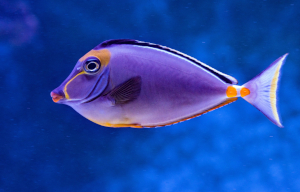
#> input picture pdi/Pratica03/blue_tang.jpg, 300 x 192 px
$ jupyter execute Pratica03.ipynb
#> lines starting #> are read from the running program, lines starting #| are printed output that depends on the picture
# Processamento Digital de Imagens - Aula Prática 3

## 1. Preparação

### a) Edite a célula abaixo, preencha com seus dados pessoais e a execute novamente

<b>Aluno(a):</b>

- Matrícula: 98877
- Nome: gabriel macedo nunes pontes

### b) Observações e instruções gerais:

- Entregue <b>apenas</b> o notebook resultante do seu trabalho. Não há necessidade de se entregar qualquer outro arquivo.
- O trabalho deve ser desenvolvido <b>indivualmente</b>

### c) Execute a célula abaixo, que conterá as importações de módulos Python.

#### Você é livre para editar e adicionar outras importações a esta célula.

[cell 1]
# Manipulação de imagens
from PIL import Image
from PIL import ImageOps

import numpy as np # Manipulação de arrays
import os # Acesso ao sistema de arquivos do SO

### d) Função auxiliar pronta. Execute a célula a seguir.

<p>Função <code>abre_imagem</code>:</p>
<ul>
    <li>A partir de um nome de arquivo, retorna dois objetos <code>PIL Image</code>, na versão RGB e em tons de cinza</li>
    <li>Em caso de erro ao encontrar arquivo, exibe mensagem de alerta em tela e retorna nulo (<code>None</code>)</li>
    <li><u>Parâmetro de entrada:</u> <code>arquivo</code>, <i>string</i> contendo o nome do arquivo de imagem</li>
    <li><u>Retorno:</u> objeto <code>PIL Image</code> na versão RGB da imagem</li>
</ul>

[cell 2]
def abre_imagem(arquivo):
#> called with arquivo = 'blue_tang.jpg'
    if os.path.isfile(arquivo):
        img = Image.open(arquivo)
#> img is the input picture: PIL image 300x192 RGB; mean R, G, B 31.8, 70.9, 165.1
        if img.mode == 'L':
            img = img.convert('RGB')

        return img
    else:
        print('\n\n\nErro!!! Arquivo inexistente.\n\n\n')
        return None

## 2. Exercício: <i>Dithering</i>

<p><i>Dithering</i> (não há uma boa tradução para o termo) é uma técnica que consiste em gerar imagens binárias que, por meio de densidade de pixels pretos, gera um efeito que "engana" nosso sistema visual, trazendo-nos uma ilusão de uma imagem em tons de cinza, embora a mesma seja binária, isto é, só contenha pixels pretos e brancos.</p>

<p>Por densidade de pixels pretos, entenda-se a concentração de pixels pretos em uma mesma região da imagem.</p>

<p>Nesta aula prática, vamos implementar dois algoritmos diferentes de <i>dithering</i> o de Atkinson e o de Bayer.</p>

### 2.1 Algoritmo de Atkison

<p>É o mesmo algoritmo que está no slide $78$ do material sobre filtragem espacial:</p>

<p><font color="red">Implemente o corpo da função</font> <code>atkinson</code>, na célula a seguir para que os códigos das células de teste funcionem corretamente.</p>

<p>Resultado esperado para a imagem <code>blue_tang.jpg</code>:</p>

<p>Resultado esperado para a imagem <code>capivara.jpg</code>:</p>

<p>Resultado esperado para a imagem <code>praia.png</code>:</p>

<p><b>Obs.:</b> note que a imagem de entrada do algoritmo precisa estar em tons de cinza.</p>

[cell 3]
def atkinson(img):
    img=ImageOps.grayscale(img)
#> img: PIL image 300x192 L
    saida=np.asarray(img,dtype=int)
    for i in range(saida.shape[0]):
        for j in range(saida.shape[1]):
            salva=saida[i][j]
            if saida[i][j]>=255//2:
                saida[i][j]=255
            else:
                saida[i][j]=0
            er=salva-saida[i][j]
            if j+1<saida.shape[1]:
                saida[i][j+1]+=er/8
                if i+1<saida.shape[0]:
                    saida[i+1][j+1]+=er/8
            if i+1<saida.shape[0]:
                saida[i+1][j]+=er/8
                if j-1>=0:
                    saida[i+1][j-1]+=er/8
            if i+2<saida.shape[0]:
                saida[i+2][j]+=er/8
            if j+2<saida.shape[1]:
                saida[i][j+2]+=er/8
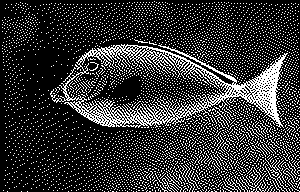
#> saida: shape (192, 300) int64; 20.6% white in thin lines or dots
    imgAtkinson=Image.fromarray(np.uint8(saida))
#> imgAtkinson: PIL image 300x192 L; 20.6% white in thin lines or dots
    return imgAtkinson

#### Células de teste:

[cell 4]
img = abre_imagem('blue_tang.jpg')
imgAtk = atkinson(img)
img.show()
imgAtk.show()

[cell 5]
img = abre_imagem('capivara.jpg')
#> call 2 of abre_imagem, with arquivo = 'capivara.jpg'
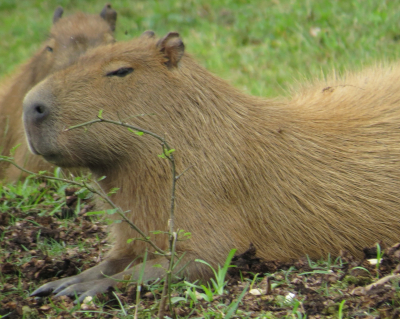
#> input picture pdi/Pratica03/capivara.jpg, 400 x 319 px
#> in abre_imagem, img is the input picture: PIL image 400x319 RGB; mean R, G, B 126.8, 120.9, 81.2
imgAtk = atkinson(img)
#> in atkinson (call 2), `img=ImageOps.grayscale(img)`:
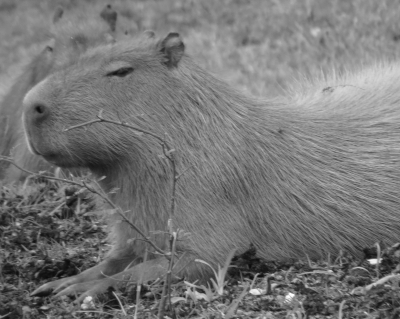
#> img: PIL image 400x319 L; min 11, max 254, mean 118.1
#> after the loop in atkinson (call 2), `for i in range(saida.shape[0]):`: saida: shape (319, 400) int64; 44.4% white in thin lines or dots
#> in atkinson (call 2), `imgAtkinson=Image.fromarray(np.uint8(saida))`: imgAtkinson: PIL image 400x319 L; 44.4% white in thin lines or dots
img.show()
imgAtk.show()

[cell 6]
img = abre_imagem('praia.png')
#> call 3 of abre_imagem, with arquivo = 'praia.png'
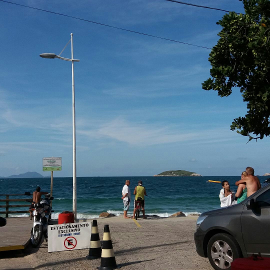
#> input picture pdi/Pratica03/praia.png, 270 x 270 px
#> in abre_imagem, img is the input picture: PIL image 270x270 RGB; mean R, G, B 79.3, 105.6, 126
imgAtk = atkinson(img)
#> in atkinson (call 3), `img=ImageOps.grayscale(img)`:
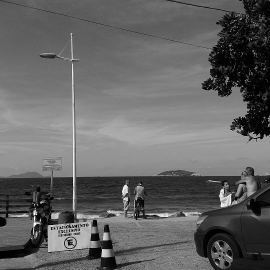
#> img: PIL image 270x270 L; min 0, max 255, mean 100
#> after the loop in atkinson (call 3), `for i in range(saida.shape[0]):`: saida: shape (270, 270) int64; 36.2% white in thin lines or dots
#> in atkinson (call 3), `imgAtkinson=Image.fromarray(np.uint8(saida))`: imgAtkinson: PIL image 270x270 L; 36.2% white in thin lines or dots
img.show()
imgAtk.show()

### 2.2 Algoritmo de Bayer

<p>A ideia por trás deste algoritmo é aplicar um padrão de limiar sobre a imagem e binarizar a mesma de acordo com aquele padrão. Para isto, utiliza-se uma matriz de padrão, e subdivide-se a imagem em blocos do tamanho daquela matriz, de forma similar ao que fizemos com o efeito "pixelização". Se o valor do pixel for superior ao valor da posição correspondente na matriz de padrão, o pixel assume a cor branca. Caso contrário, assume a cor preta.</p>

<p>Temos duas versões clássicas de implementação do algoritmo. Com o padrão $2\times2$:</p>

<p>Dado pela matriz:</p>

\begin{equation}
    M = \begin{pmatrix}
    0 & 60 \\
    45 & 110 \\
    \end{pmatrix}\nonumber
\end{equation}

<p>E com o padrão $5\times5$:</p>

<p>Dado pela matriz:</p>

\begin{equation}
    M = \begin{pmatrix}
    167 & 200 & 230 & 216 & 181 \\
    94 & 72 & 193 & 242 & 232 \\
    36 & 52 & 222 & 167 & 200 \\
    181 & 126 & 210 & 94 & 72\\
    232 & 153 & 111 & 36 & 52 \\
    \end{pmatrix}\nonumber
\end{equation}

<p>O algoritmo em alto nível para a técnica está a seguir.</p>

<p><font color="red">Implemente uma ou duas funções</font>, a seu critério, para aplicar o efeito sobre uma imagem de entrada. Implemente também os códigos das células de teste. Se for implementar uma única função, a matriz $M$ tem de ser passada como parâmetro.</p>

<p>Resultados esperados para a imagem <code>blue_tang.jpg</code> (esquerda: Bayer $2\times2$, direita: Bayer $5\times5$):</p>

<table>
    <tr>
        <td></td>
        <td></td>
    </tr>
</table>

<p>Resultado esperado para a imagem <code>capivara.jpg</code>  (esquerda: Bayer $2\times2$, direita: Bayer $5\times5$):</p>

<table>
    <tr>
        <td></td>
        <td></td>
    </tr>
</table>

<p>Resultado esperado para a imagem <code>praia.png</code>  (esquerda: Bayer $2\times2$, direita: Bayer $5\times5$):</p>

<table>
    <tr>
        <td></td>
        <td></td>
    </tr>
</table>

<p><b>Obs.:</b> note que, assim como no caso do algoritmo de Atkinson, a imagem de entrada precisa estar em tons de cinza.</p>

#### Implemente a(s) função(ões) na célula a seguir

[cell 7]
def di(img,m):
    saida=np.asarray(img,dtype=int)
    d=m.shape[1]
    for i in range(saida.shape[0]):
        for j in range(saida.shape[1]):
            L=i%d
            C=j%d
            if saida[i][j]>m[L][C]:
                saida[i][j]=255
            else:
                saida[i][j]=0
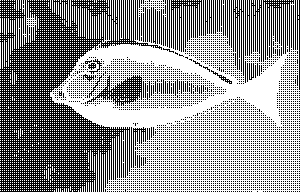
#> saida: shape (192, 300) int64; 57.6% white; black in thin lines or dots
    di=Image.fromarray(np.uint8(saida))
#> di: PIL image 300x192 L; 57.6% white; black in thin lines or dots
    return di

#### Código de teste para imagem <code>blue_tang.jpg</code>

[cell 8]
img = abre_imagem('blue_tang.jpg')
M2 = np.array( [[0,60],[45,110]])
M5 = np.array(   [[167, 200, 230, 216, 181],
                [94, 72, 193, 242, 232],
                [36, 52, 222, 167, 200],
                [181, 126, 210, 94, 72],
                [232, 153, 111, 36, 52]])
img=ImageOps.grayscale(img)
imgdi2 = di(img,M2)
imgdi5 = di(img,M5)
#> after the loop in di (call 2), `for i in range(saida.shape[0]):`: saida: shape (192, 300) int64; 18% white in thin lines or dots
#> in di (call 2), `di=Image.fromarray(np.uint8(saida))`: di: PIL image 300x192 L; 18% white in thin lines or dots
img.show()
imgdi2.show()
imgdi5.show()

#### Código de teste para imagem <code>capivara.jpg</code>

[cell 9]
img = abre_imagem('capivara.jpg')
M2 = np.array( [[0,60],[45,110]])
M5 = np.array(   [[167, 200, 230, 216, 181],
                [94, 72, 193, 242, 232],
                [36, 52, 222, 167, 200],
                [181, 126, 210, 94, 72],
                [232, 153, 111, 36, 52]])
img=ImageOps.grayscale(img)
imgdi2 = di(img,M2)
#> after the loop in di (call 3), `for i in range(saida.shape[0]):`:
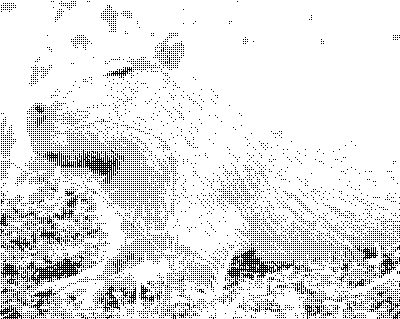
#> saida: shape (319, 400) int64; 88.8% white; black in thin lines or dots
#> in di (call 3), `di=Image.fromarray(np.uint8(saida))`: di: PIL image 400x319 L; 88.8% white; black in thin lines or dots
imgdi5 = di(img,M5)
#> after the loop in di (call 4), `for i in range(saida.shape[0]):`:
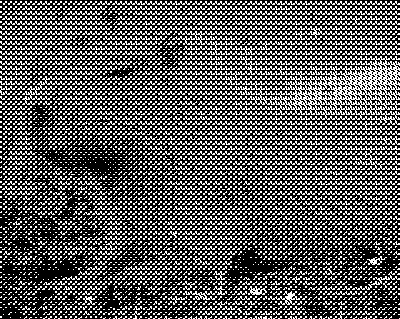
#> saida: shape (319, 400) int64; 34.4% white in thin lines or dots
#> in di (call 4), `di=Image.fromarray(np.uint8(saida))`: di: PIL image 400x319 L; 34.4% white in thin lines or dots
img.show()
imgdi2.show()
imgdi5.show()

#### Código de teste para imagem <code>praia.png</code>

[cell 10]
img = abre_imagem('praia.png')
M2 = np.array( [[0,60],[45,110]])
M5 = np.array(   [[167, 200, 230, 216, 181],
                [94, 72, 193, 242, 232],
                [36, 52, 222, 167, 200],
                [181, 126, 210, 94, 72],
                [232, 153, 111, 36, 52]])
img=ImageOps.grayscale(img)
imgdi2 = di(img,M2)
#> after the loop in di (call 5), `for i in range(saida.shape[0]):`:
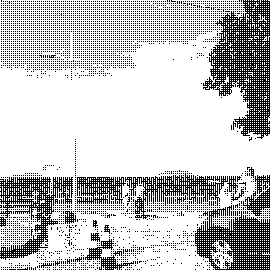
#> saida: shape (270, 270) int64; 76.5% white; black in thin lines or dots
#> in di (call 5), `di=Image.fromarray(np.uint8(saida))`: di: PIL image 270x270 L; 76.5% white; black in thin lines or dots
imgdi5 = di(img,M5)
#> after the loop in di (call 6), `for i in range(saida.shape[0]):`:
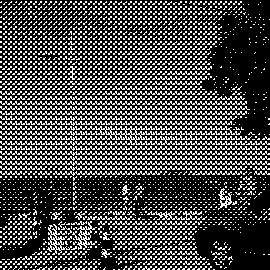
#> saida: shape (270, 270) int64; 28.2% white in thin lines or dots
#> in di (call 6), `di=Image.fromarray(np.uint8(saida))`: di: PIL image 270x270 L; 28.2% white in thin lines or dots
